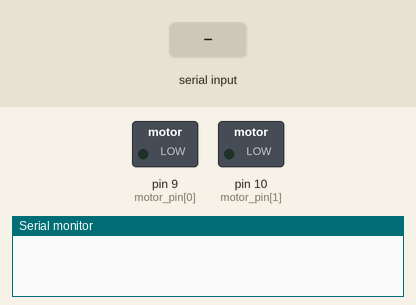
Recording of a sketch running on a simulated Arduino Uno, built with avr-gcc and run on an emulated ATmega328P. On the bench: switched loads named in the sketch (green lamp = pin HIGH), the last lines printed to the serial monitor. The test bench sets the inputs (shaded band).

Above: at 1.2 s.
1.3 s: "90,45\n" received over Serial
At 1.7 s:
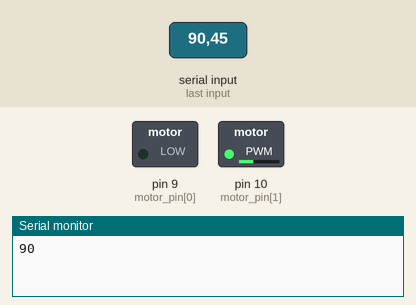
2.8 s: "30,150\n" received over Serial
At 4.0 s:
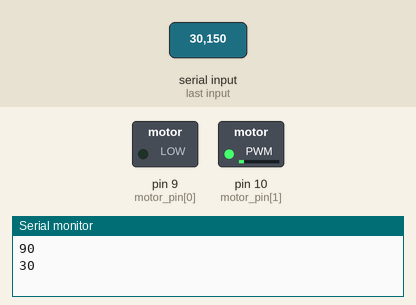
4.3 s: "200\n" received over Serial
At 5.2 s:
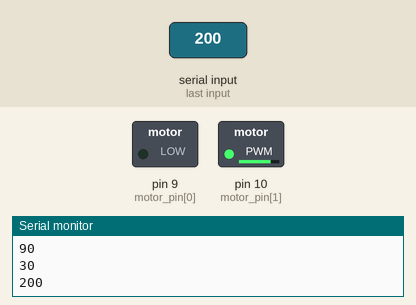
5.8 s: "90\n" received over Serial
At 6.3 s:
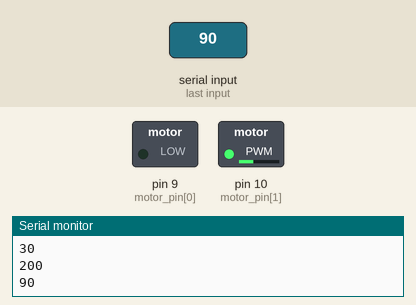
Timing chart, 0 to 8.3 s (numbered marks = the images above; inputs shaded):
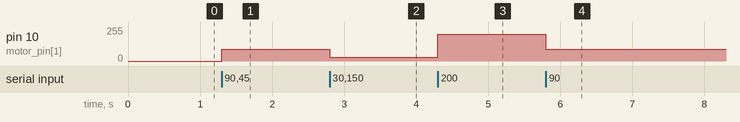

Measured:
- after the input at 1.3 s, pin 10 (motor_pin[1]): 0/255 → 90/255 at once
- after the input at 2.8 s, pin 10 (motor_pin[1]): 90/255 → 30/255 at once
- after the input at 4.3 s, pin 10 (motor_pin[1]): 30/255 → 200/255 at once
- after the input at 5.8 s, pin 10 (motor_pin[1]): 200/255 → 90/255 at once

The sketch:

serial_to_motor.ino
```cpp
const byte motor_pin[] = {9, 10};
int incomingByte;
String inputString;
boolean newLineReceived;
void setup() {
  Serial.begin(250000);
  for (int a = 0; a < 2; a++) pinMode(motor_pin[a], OUTPUT);
  digitalWrite(motor_pin[0], 0);
}
void loop() {
  if (newLineReceived) {
    int var = inputString.toInt();
    inputString = "";
    newLineReceived = 0;
    Serial.println(var);
    analogWrite(motor_pin[1], var);
  }
}
void serialEvent() {
  while (Serial.available()) {
    incomingByte = Serial.read();
    inputString += (char) incomingByte;
    if (incomingByte == '\n') newLineReceived = 1;
  }
}
```
